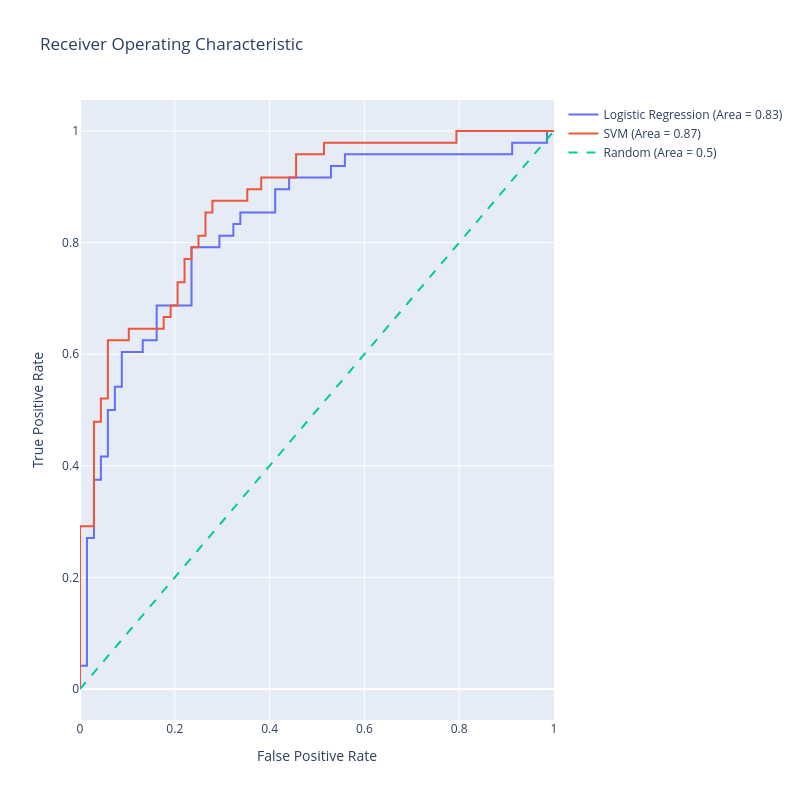

Source (notebook cell):
### Code cell
import numpy as np
import plotly.graph_objects as go
from sklearn.linear_model import LogisticRegression
from sklearn.svm import SVC
from sklearn.metrics import roc_curve, roc_auc_score
from sklearn.preprocessing import StandardScaler

# Assuming that X_train, X_test, y_train, y_test are already defined

# SVM requires feature scaling for better performance
scaler = StandardScaler()
X_train_scaled = scaler.fit_transform(x_train)
X_test_scaled = scaler.transform(x_test)

# Logistic Regression model
lr_model = LogisticRegression(max_iter=1000)
lr_model.fit(x_train, y_train)
lr_scores = lr_model.predict_proba(x_test)[:,1]

# SVM model
svm_model = SVC(probability=True)
svm_model.fit(X_train_scaled, y_train)
svm_scores = svm_model.predict_proba(X_test_scaled)[:,1]

# Generate ROC curve data for logistic regression model
lr_fpr, lr_tpr, lr_thresholds = roc_curve(y_test, lr_scores)
lr_auc = roc_auc_score(y_test, lr_scores)

# Generate ROC curve data for SVM model
svm_fpr, svm_tpr, svm_thresholds = roc_curve(y_test, svm_scores)
svm_auc = roc_auc_score(y_test, svm_scores)

# Generate a trace for the Logistic Regression ROC curve
trace0 = go.Scatter(
    x=lr_fpr,
    y=lr_tpr,
    mode='lines',
    name=f'Logistic Regression (Area = {lr_auc:.2f})'
)

# Generate a trace for the SVM ROC curve
trace1 = go.Scatter(
    x=svm_fpr,
    y=svm_tpr,
    mode='lines',
    name=f'SVM (Area = {svm_auc:.2f})'
)

# Diagonal line
trace2 = go.Scatter(
    x=[0, 1],
    y=[0, 1],
    mode='lines',
    name='Random (Area = 0.5)',
    line=dict(dash='dash')
)

data = [trace0, trace1, trace2]

# Define layout with square aspect ratio
layout = go.Layout(
    title='Receiver Operating Characteristic',
    xaxis=dict(title='False Positive Rate'),
    yaxis=dict(title='True Positive Rate'),
    autosize=False,
    width=800,
    height=800,
    showlegend=True
)

# Define figure and add data
fig = go.Figure(data=data, layout=layout)

# Show figure
fig.show()

### Figure 1 — Plotly figure (JSON) as saved in the notebook; plotly's stock layout.template omitted (floating-point values rounded to 4 significant figures)
{"data": [{"mode": "lines", "name": "Logistic Regression (Area = 0.83)", "type": "scatter", "x": [0.0, 0.0, 0.0, 0.01471, 0.01471, 0.02941, 0.02941, 0.04412, 0.04412, 0.05882, 0.05882, 0.07353, 0.07353, 0.08824, 0.08824, 0.1324, 0.1324, 0.1618, 0.1618, 0.2353, 0.2353, 0.2941, 0.2941, 0.3235, 0.3235, 0.3382, 0.3382, 0.4118, 0.4118, 0.4412, 0.4412, 0.5294, 0.5294, 0.5588, 0.5588, 0.9118, 0.9118, 0.9853, 0.9853, 1.0], "y": [0.0, 0.02083, 0.04167, 0.04167, 0.2708, 0.2708, 0.375, 0.375, 0.4167, 0.4167, 0.5, 0.5, 0.5417, 0.5417, 0.6042, 0.6042, 0.625, 0.625, 0.6875, 0.6875, 0.7917, 0.7917, 0.8125, 0.8125, 0.8333, 0.8333, 0.8542, 0.8542, 0.8958, 0.8958, 0.9167, 0.9167, 0.9375, 0.9375, 0.9583, 0.9583, 0.9792, 0.9792, 1.0, 1.0]}, {"mode": "lines", "name": "SVM (Area = 0.87)", "type": "scatter", "x": [0.0, 0.0, 0.0, 0.02941, 0.02941, 0.04412, 0.04412, 0.05882, 0.05882, 0.1029, 0.1029, 0.1765, 0.1765, 0.1912, 0.1912, 0.2059, 0.2059, 0.2206, 0.2206, 0.2353, 0.2353, 0.25, 0.25, 0.2647, 0.2647, 0.2794, 0.2794, 0.3529, 0.3529, 0.3824, 0.3824, 0.4559, 0.4559, 0.5147, 0.5147, 0.7941, 0.7941, 1.0], "y": [0.0, 0.02083, 0.2917, 0.2917, 0.4792, 0.4792, 0.5208, 0.5208, 0.625, 0.625, 0.6458, 0.6458, 0.6667, 0.6667, 0.6875, 0.6875, 0.7292, 0.7292, 0.7708, 0.7708, 0.7917, 0.7917, 0.8125, 0.8125, 0.8542, 0.8542, 0.875, 0.875, 0.8958, 0.8958, 0.9167, 0.9167, 0.9583, 0.9583, 0.9792, 0.9792, 1.0, 1.0]}, {"line": {"dash": "dash"}, "mode": "lines", "name": "Random (Area = 0.5)", "type": "scatter", "x": [0, 1], "y": [0, 1]}], "layout": {"autosize": false, "height": 800, "showlegend": true, "title": {"text": "Receiver Operating Characteristic"}, "width": 800, "xaxis": {"title": {"text": "False Positive Rate"}}, "yaxis": {"title": {"text": "True Positive Rate"}}}}
